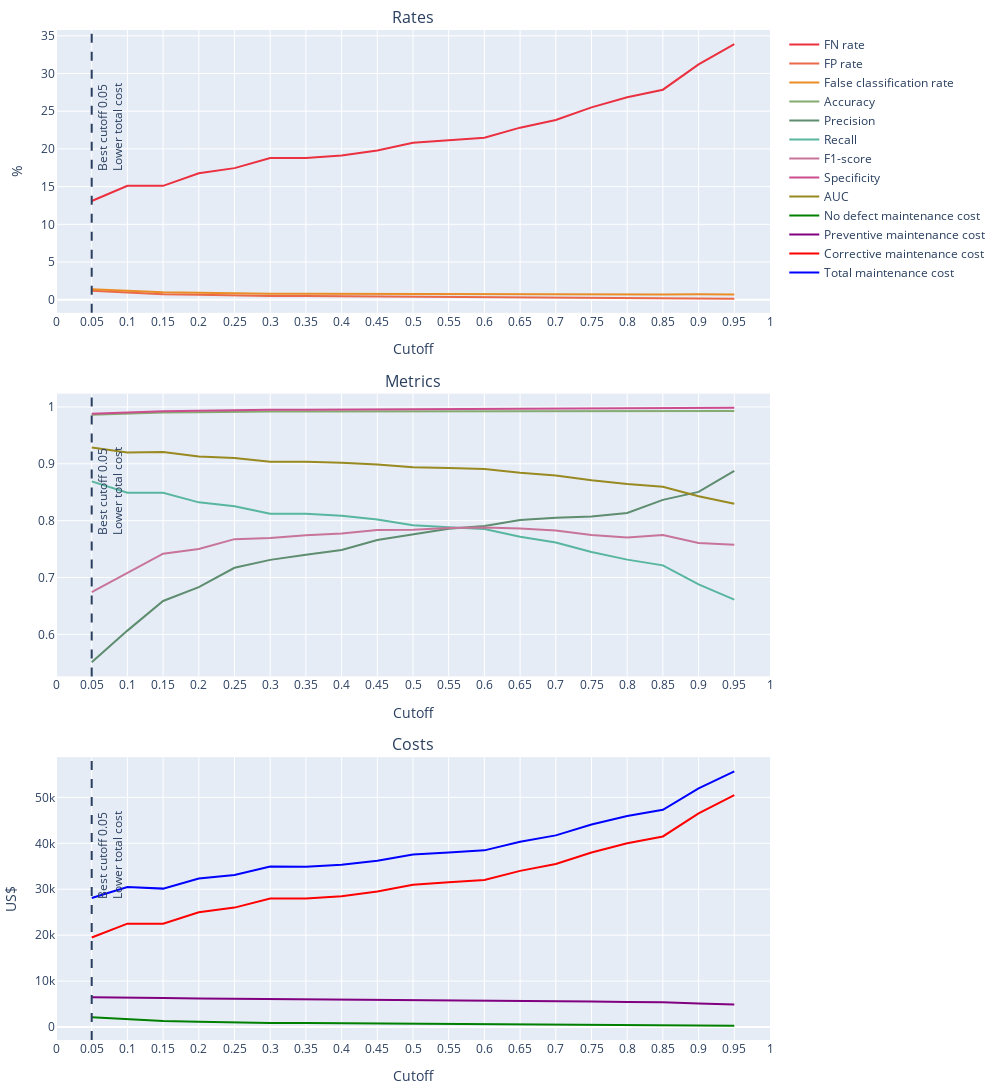

The cell this chart's notebook holds for it:
### Code cell
df_pred_proba_xgb_clf = pd.DataFrame(y_pred_proba_xgb_clf,
                                     columns=['proba_non_event', 'proba_event']
                                     )
df_metrics_xgb_clf = calculate_metrics_range_cutoff(df_pred_proba_xgb_clf, y_val)
plot_metrics(df_metrics_xgb_clf)

### Figure 1 — Plotly figure (JSON) as saved in the notebook; plotly's stock layout.template omitted (floating-point values rounded to 4 significant figures)
{"data": [{"line": {"color": "#eb3040"}, "mode": "lines", "name": "FN rate", "type": "scatter", "x": [0.05, 0.1, 0.15, 0.2, 0.25, 0.3, 0.35, 0.4, 0.45, 0.5, 0.55, 0.6, 0.65, 0.7, 0.75, 0.8, 0.85, 0.9, 0.95], "xaxis": "x", "y": [13.09, 15.1, 15.1, 16.78, 17.45, 18.79, 18.79, 19.13, 19.8, 20.81, 21.14, 21.48, 22.82, 23.83, 25.5, 26.85, 27.85, 31.21, 33.89], "yaxis": "y"}, {"line": {"color": "#eb6949"}, "mode": "lines", "name": "FP rate", "type": "scatter", "x": [0.05, 0.1, 0.15, 0.2, 0.25, 0.3, 0.35, 0.4, 0.45, 0.5, 0.55, 0.6, 0.65, 0.7, 0.75, 0.8, 0.85, 0.9, 0.95], "xaxis": "x", "y": [1.192, 0.9264, 0.74, 0.6496, 0.548, 0.5028, 0.4802, 0.4576, 0.4124, 0.3841, 0.3615, 0.3502, 0.322, 0.3107, 0.2994, 0.2825, 0.2373, 0.2034, 0.1412], "yaxis": "y"}, {"line": {"color": "#eb8d27"}, "mode": "lines", "name": "False classification rate", "type": "scatter", "x": [0.05, 0.1, 0.15, 0.2, 0.25, 0.3, 0.35, 0.4, 0.45, 0.5, 0.55, 0.6, 0.65, 0.7, 0.75, 0.8, 0.85, 0.9, 0.95], "xaxis": "x", "y": [1.389, 1.161, 0.9778, 0.9167, 0.8278, 0.8056, 0.7833, 0.7667, 0.7333, 0.7222, 0.7056, 0.7, 0.6944, 0.7, 0.7167, 0.7222, 0.6944, 0.7167, 0.7], "yaxis": "y"}, {"line": {"color": "#85ab71"}, "mode": "lines", "name": "Accuracy", "type": "scatter", "x": [0.05, 0.1, 0.15, 0.2, 0.25, 0.3, 0.35, 0.4, 0.45, 0.5, 0.55, 0.6, 0.65, 0.7, 0.75, 0.8, 0.85, 0.9, 0.95], "xaxis": "x2", "y": [0.9861, 0.9884, 0.9902, 0.9908, 0.9917, 0.9919, 0.9922, 0.9923, 0.9927, 0.9928, 0.9929, 0.993, 0.9931, 0.993, 0.9928, 0.9928, 0.9931, 0.9928, 0.993], "yaxis": "y2"}, {"line": {"color": "#5e8d6f"}, "mode": "lines", "name": "Precision", "type": "scatter", "x": [0.05, 0.1, 0.15, 0.2, 0.25, 0.3, 0.35, 0.4, 0.45, 0.5, 0.55, 0.6, 0.65, 0.7, 0.75, 0.8, 0.85, 0.9, 0.95], "xaxis": "x2", "y": [0.5511, 0.6067, 0.6589, 0.6832, 0.7172, 0.7311, 0.7401, 0.7484, 0.766, 0.7763, 0.786, 0.7905, 0.8014, 0.805, 0.8073, 0.8134, 0.8366, 0.8506, 0.8874], "yaxis": "y2"}, {"line": {"color": "#58b69e"}, "mode": "lines", "name": "Recall", "type": "scatter", "x": [0.05, 0.1, 0.15, 0.2, 0.25, 0.3, 0.35, 0.4, 0.45, 0.5, 0.55, 0.6, 0.65, 0.7, 0.75, 0.8, 0.85, 0.9, 0.95], "xaxis": "x2", "y": [0.8691, 0.849, 0.849, 0.8322, 0.8255, 0.8121, 0.8121, 0.8087, 0.802, 0.7919, 0.7886, 0.7852, 0.7718, 0.7617, 0.745, 0.7315, 0.7215, 0.6879, 0.6611], "yaxis": "y2"}, {"line": {"color": "#c87499"}, "mode": "lines", "name": "F1-score", "type": "scatter", "x": [0.05, 0.1, 0.15, 0.2, 0.25, 0.3, 0.35, 0.4, 0.45, 0.5, 0.55, 0.6, 0.65, 0.7, 0.75, 0.8, 0.85, 0.9, 0.95], "xaxis": "x2", "y": [0.6745, 0.7077, 0.7419, 0.7504, 0.7676, 0.7695, 0.7744, 0.7774, 0.7836, 0.7841, 0.7873, 0.7879, 0.7863, 0.7828, 0.7749, 0.7703, 0.7748, 0.7607, 0.7577], "yaxis": "y2"}, {"line": {"color": "#cb4d8e"}, "mode": "lines", "name": "Specificity", "type": "scatter", "x": [0.05, 0.1, 0.15, 0.2, 0.25, 0.3, 0.35, 0.4, 0.45, 0.5, 0.55, 0.6, 0.65, 0.7, 0.75, 0.8, 0.85, 0.9, 0.95], "xaxis": "x2", "y": [0.9881, 0.9907, 0.9926, 0.9935, 0.9945, 0.995, 0.9952, 0.9954, 0.9959, 0.9962, 0.9964, 0.9965, 0.9968, 0.9969, 0.997, 0.9972, 0.9976, 0.998, 0.9986], "yaxis": "y2"}, {"line": {"color": "#988921"}, "mode": "lines", "name": "AUC", "type": "scatter", "x": [0.05, 0.1, 0.15, 0.2, 0.25, 0.3, 0.35, 0.4, 0.45, 0.5, 0.55, 0.6, 0.65, 0.7, 0.75, 0.8, 0.85, 0.9, 0.95], "xaxis": "x2", "y": [0.9286, 0.9199, 0.9208, 0.9129, 0.91, 0.9035, 0.9036, 0.9021, 0.8989, 0.8941, 0.8925, 0.8909, 0.8843, 0.8793, 0.871, 0.8644, 0.8596, 0.8429, 0.8298], "yaxis": "y2"}, {"line": {"color": "green"}, "mode": "lines", "name": "No defect maintenance cost", "type": "scatter", "x": [0.05, 0.1, 0.15, 0.2, 0.25, 0.3, 0.35, 0.4, 0.45, 0.5, 0.55, 0.6, 0.65, 0.7, 0.75, 0.8, 0.85, 0.9, 0.95], "xaxis": "x3", "y": [2110, 1640, 1310, 1150, 970, 890, 850, 810, 730, 680, 640, 620, 570, 550, 530, 500, 420, 360, 250], "yaxis": "y3"}, {"line": {"color": "purple"}, "mode": "lines", "name": "Preventive maintenance cost", "type": "scatter", "x": [0.05, 0.1, 0.15, 0.2, 0.25, 0.3, 0.35, 0.4, 0.45, 0.5, 0.55, 0.6, 0.65, 0.7, 0.75, 0.8, 0.85, 0.9, 0.95], "xaxis": "x3", "y": [6475, 6325, 6325, 6200, 6150, 6050, 6050, 6025, 5975, 5900, 5875, 5850, 5750, 5675, 5550, 5450, 5375, 5125, 4925], "yaxis": "y3"}, {"line": {"color": "red"}, "mode": "lines", "name": "Corrective maintenance cost", "type": "scatter", "x": [0.05, 0.1, 0.15, 0.2, 0.25, 0.3, 0.35, 0.4, 0.45, 0.5, 0.55, 0.6, 0.65, 0.7, 0.75, 0.8, 0.85, 0.9, 0.95], "xaxis": "x3", "y": [19500, 22500, 22500, 25000, 26000, 28000, 28000, 28500, 29500, 31000, 31500, 32000, 34000, 35500, 38000, 40000, 41500, 46500, 50500], "yaxis": "y3"}, {"line": {"color": "blue"}, "mode": "lines", "name": "Total maintenance cost", "type": "scatter", "x": [0.05, 0.1, 0.15, 0.2, 0.25, 0.3, 0.35, 0.4, 0.45, 0.5, 0.55, 0.6, 0.65, 0.7, 0.75, 0.8, 0.85, 0.9, 0.95], "xaxis": "x3", "y": [28085, 30465, 30135, 32350, 33120, 34940, 34900, 35335, 36205, 37580, 38015, 38470, 40320, 41725, 44080, 45950, 47295, 51985, 55675], "yaxis": "y3"}], "layout": {"annotations": [{"font": {"size": 16}, "showarrow": false, "text": "Rates", "x": 0.5, "xanchor": "center", "xref": "paper", "y": 1, "yanchor": "bottom", "yref": "paper"}, {"font": {"size": 16}, "showarrow": false, "text": "Metrics", "x": 0.5, "xanchor": "center", "xref": "paper", "y": 0.64, "yanchor": "bottom", "yref": "paper"}, {"font": {"size": 16}, "showarrow": false, "text": "Costs", "x": 0.5, "xanchor": "center", "xref": "paper", "y": 0.28, "yanchor": "bottom", "yref": "paper"}], "height": 1200, "margin": {"b": 10, "l": 10, "pad": 0, "r": 10, "t": 30}, "shapes": [{"label": {"text": "Best cutoff 0.05                              <br>Lower total cost", "xanchor": "left", "yanchor": "top"}, "line": {"dash": "dash"}, "type": "line", "x0": 0.05, "x1": 0.05, "xref": "x", "y0": 0, "y1": 1, "yref": "y domain"}, {"label": {"text": "Best cutoff 0.05                              <br>Lower total cost", "xanchor": "left", "yanchor": "top"}, "line": {"dash": "dash"}, "type": "line", "x0": 0.05, "x1": 0.05, "xref": "x2", "y0": 0, "y1": 1, "yref": "y2 domain"}, {"label": {"text": "Best cutoff 0.05                              <br>Lower total cost", "xanchor": "left", "yanchor": "top"}, "line": {"dash": "dash"}, "type": "line", "x0": 0.05, "x1": 0.05, "xref": "x3", "y0": 0, "y1": 1, "yref": "y3 domain"}], "showlegend": true, "width": 1000, "xaxis": {"anchor": "y", "domain": [0, 1], "dtick": 0.05, "range": [0, 1], "title": {"text": "Cutoff"}}, "xaxis2": {"anchor": "y2", "domain": [0, 1], "dtick": 0.05, "range": [0, 1], "title": {"text": "Cutoff"}}, "xaxis3": {"anchor": "y3", "domain": [0, 1], "dtick": 0.05, "range": [0, 1], "title": {"text": "Cutoff"}}, "yaxis": {"anchor": "x", "domain": [0.72, 1], "title": {"text": "%"}}, "yaxis2": {"anchor": "x2", "domain": [0.36, 0.64]}, "yaxis3": {"anchor": "x3", "domain": [0, 0.28], "title": {"text": "US$"}}}}
